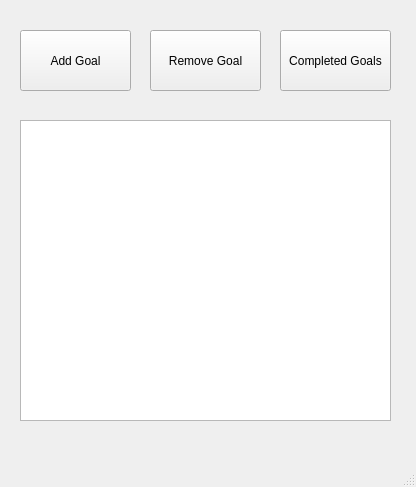
<?xml version="1.0" encoding="UTF-8"?>
<ui version="4.0">
 <class>MainWindow</class>
 <widget class="QMainWindow" name="MainWindow">
  <property name="geometry">
   <rect>
    <x>0</x>
    <y>0</y>
    <width>416</width>
    <height>487</height>
   </rect>
  </property>
  <property name="windowTitle">
   <string>MainWindow</string>
  </property>
  <widget class="QWidget" name="centralwidget">
   <widget class="QListWidget" name="listWidget">
    <property name="geometry">
     <rect>
      <x>20</x>
      <y>120</y>
      <width>371</width>
      <height>301</height>
     </rect>
    </property>
   </widget>
   <widget class="QPushButton" name="addButton">
    <property name="geometry">
     <rect>
      <x>20</x>
      <y>30</y>
      <width>111</width>
      <height>61</height>
     </rect>
    </property>
    <property name="text">
     <string>Add Goal</string>
    </property>
   </widget>
   <widget class="QPushButton" name="deleteButton">
    <property name="geometry">
     <rect>
      <x>150</x>
      <y>30</y>
      <width>111</width>
      <height>61</height>
     </rect>
    </property>
    <property name="text">
     <string>Remove Goal</string>
    </property>
   </widget>
   <widget class="QPushButton" name="completed">
    <property name="geometry">
     <rect>
      <x>280</x>
      <y>30</y>
      <width>111</width>
      <height>61</height>
     </rect>
    </property>
    <property name="text">
     <string>Completed Goals</string>
    </property>
   </widget>
  </widget>
  <widget class="QMenuBar" name="menubar">
   <property name="geometry">
    <rect>
     <x>0</x>
     <y>0</y>
     <width>416</width>
     <height>21</height>
    </rect>
   </property>
  </widget>
  <widget class="QStatusBar" name="statusbar"/>
 </widget>
 <resources/>
 <connections/>
</ui>
